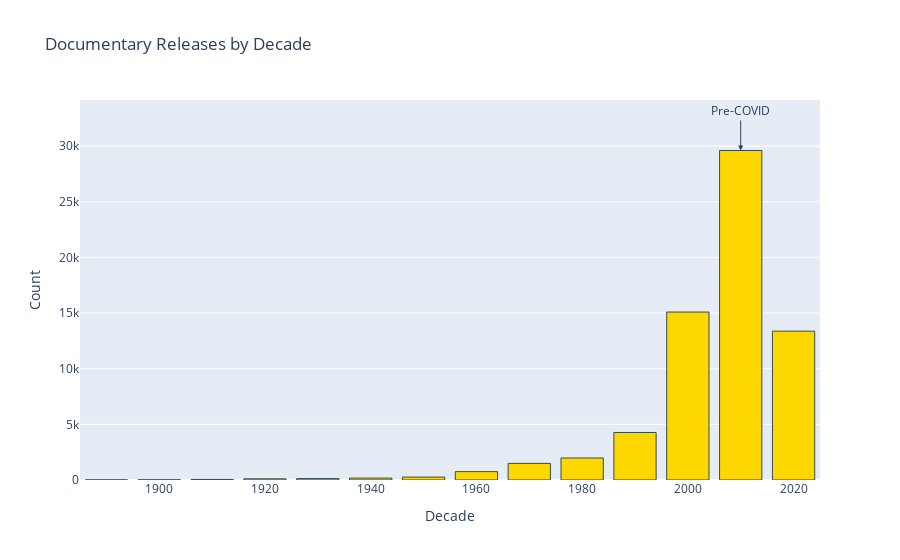

Source (notebook cell):
### Markdown cell above
## Our Documentary Bar graph is especially interesting to see how new Documentary releases are and have taken such a high seat. Considering the destruction COVID had on the movie industry, I have to speculate Documentaries will either rise higher possibly taking the crown. Also possible is a plummit as people seek escape from the quarantine boredom.

### Code cell
# Plotly bar 'Documentary' title release by decade
fig = px.bar(decade_counts_docu, x='Decade', y='Count', # color='Decade', 
             color_discrete_sequence=['gold'], # Historical is usually  gold
             title='Documentary Releases by Decade')
fig.update_traces(marker=dict(line=dict(width=1, color='DarkSlateGrey')))
# Label the bar for 2010 pre-covid vertically
fig.add_annotation(x=2010, y=decade_counts_docu.loc[decade_counts_docu['Decade'] == 2010, 'Count'].values[0],
                   text="Pre-COVID",
                   showarrow=True,
                   arrowhead=2,
                   ax=0,
                   ay=-40,
                   font=dict(size=12))
fig.show()

### Figure 1 — Plotly figure (JSON) as saved in the notebook; plotly's stock layout.template omitted (floating-point values rounded to 4 significant figures)
{"data": [{"alignmentgroup": "True", "hovertemplate": "Decade=%{x}<br>Count=%{y}<extra></extra>", "legendgroup": "", "marker": {"color": "gold", "line": {"color": "DarkSlateGrey", "width": 1}, "pattern": {"shape": ""}}, "name": "", "offsetgroup": "", "orientation": "v", "showlegend": false, "textposition": "auto", "type": "bar", "x": [1890, 1900, 1910, 1920, 1930, 1940, 1950, 1960, 1970, 1980, 1990, 2000, 2010, 2020], "xaxis": "x", "y": [11, 16, 50, 106, 128, 170, 262, 752, 1494, 1980, 4270, 15094, 29611, 13376], "yaxis": "y"}], "layout": {"annotations": [{"arrowhead": 2, "ax": 0, "ay": -40, "font": {"size": 12}, "showarrow": true, "text": "Pre-COVID", "x": 2010, "y": 29611}], "barmode": "relative", "legend": {"tracegroupgap": 0}, "title": {"text": "Documentary Releases by Decade"}, "xaxis": {"anchor": "y", "domain": [0, 1], "title": {"text": "Decade"}}, "yaxis": {"anchor": "x", "domain": [0, 1], "title": {"text": "Count"}}}}
